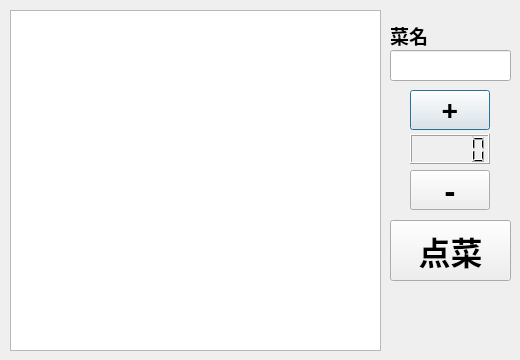
<?xml version="1.0" encoding="UTF-8"?>
<ui version="4.0">
 <class>MakeOrder</class>
 <widget class="QDialog" name="MakeOrder">
  <property name="geometry">
   <rect>
    <x>0</x>
    <y>0</y>
    <width>520</width>
    <height>360</height>
   </rect>
  </property>
  <property name="windowTitle">
   <string>Dialog</string>
  </property>
  <widget class="QLabel" name="label">
   <property name="geometry">
    <rect>
     <x>390</x>
     <y>20</y>
     <width>51</width>
     <height>31</height>
    </rect>
   </property>
   <property name="font">
    <font>
     <family>Aharoni</family>
     <pointsize>14</pointsize>
     <weight>75</weight>
     <bold>true</bold>
    </font>
   </property>
   <property name="text">
    <string>菜名</string>
   </property>
  </widget>
  <widget class="QLineEdit" name="lineEdit_dishName">
   <property name="geometry">
    <rect>
     <x>390</x>
     <y>50</y>
     <width>121</width>
     <height>31</height>
    </rect>
   </property>
  </widget>
  <widget class="QLCDNumber" name="lcdNumber">
   <property name="geometry">
    <rect>
     <x>410</x>
     <y>134</y>
     <width>80</width>
     <height>30</height>
    </rect>
   </property>
  </widget>
  <widget class="QPushButton" name="pushButton_numAdd">
   <property name="geometry">
    <rect>
     <x>410</x>
     <y>90</y>
     <width>80</width>
     <height>40</height>
    </rect>
   </property>
   <property name="font">
    <font>
     <family>Aharoni</family>
     <pointsize>22</pointsize>
     <weight>75</weight>
     <bold>true</bold>
    </font>
   </property>
   <property name="text">
    <string>+</string>
   </property>
  </widget>
  <widget class="QPushButton" name="pushButton_numDec">
   <property name="geometry">
    <rect>
     <x>410</x>
     <y>170</y>
     <width>80</width>
     <height>40</height>
    </rect>
   </property>
   <property name="font">
    <font>
     <family>Aharoni</family>
     <pointsize>24</pointsize>
     <weight>75</weight>
     <bold>true</bold>
    </font>
   </property>
   <property name="text">
    <string>-</string>
   </property>
  </widget>
  <widget class="QPushButton" name="pushButton_makeOrder">
   <property name="geometry">
    <rect>
     <x>390</x>
     <y>220</y>
     <width>121</width>
     <height>61</height>
    </rect>
   </property>
   <property name="font">
    <font>
     <family>Aharoni</family>
     <pointsize>24</pointsize>
     <weight>75</weight>
     <bold>true</bold>
    </font>
   </property>
   <property name="text">
    <string>点菜</string>
   </property>
  </widget>
  <widget class="QTableView" name="tableView">
   <property name="geometry">
    <rect>
     <x>10</x>
     <y>10</y>
     <width>371</width>
     <height>341</height>
    </rect>
   </property>
  </widget>
  <widget class="QLabel" name="label_dishCount">
   <property name="geometry">
    <rect>
     <x>390</x>
     <y>300</y>
     <width>121</width>
     <height>51</height>
    </rect>
   </property>
   <property name="font">
    <font>
     <family>Aharoni</family>
     <pointsize>11</pointsize>
     <weight>75</weight>
     <bold>true</bold>
    </font>
   </property>
   <property name="text">
    <string/>
   </property>
  </widget>
 </widget>
 <resources/>
 <connections/>
</ui>
